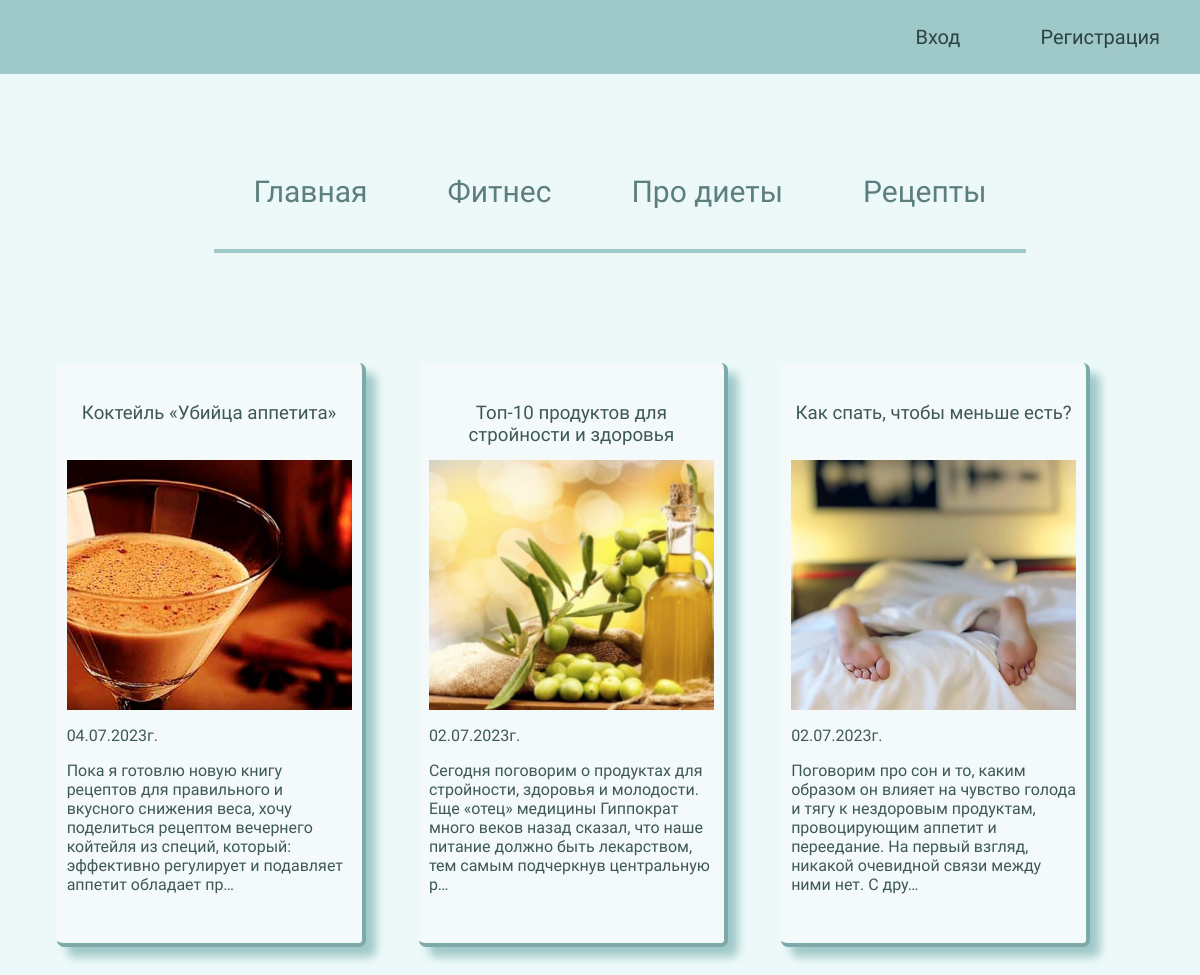
Before: / with the older database file.
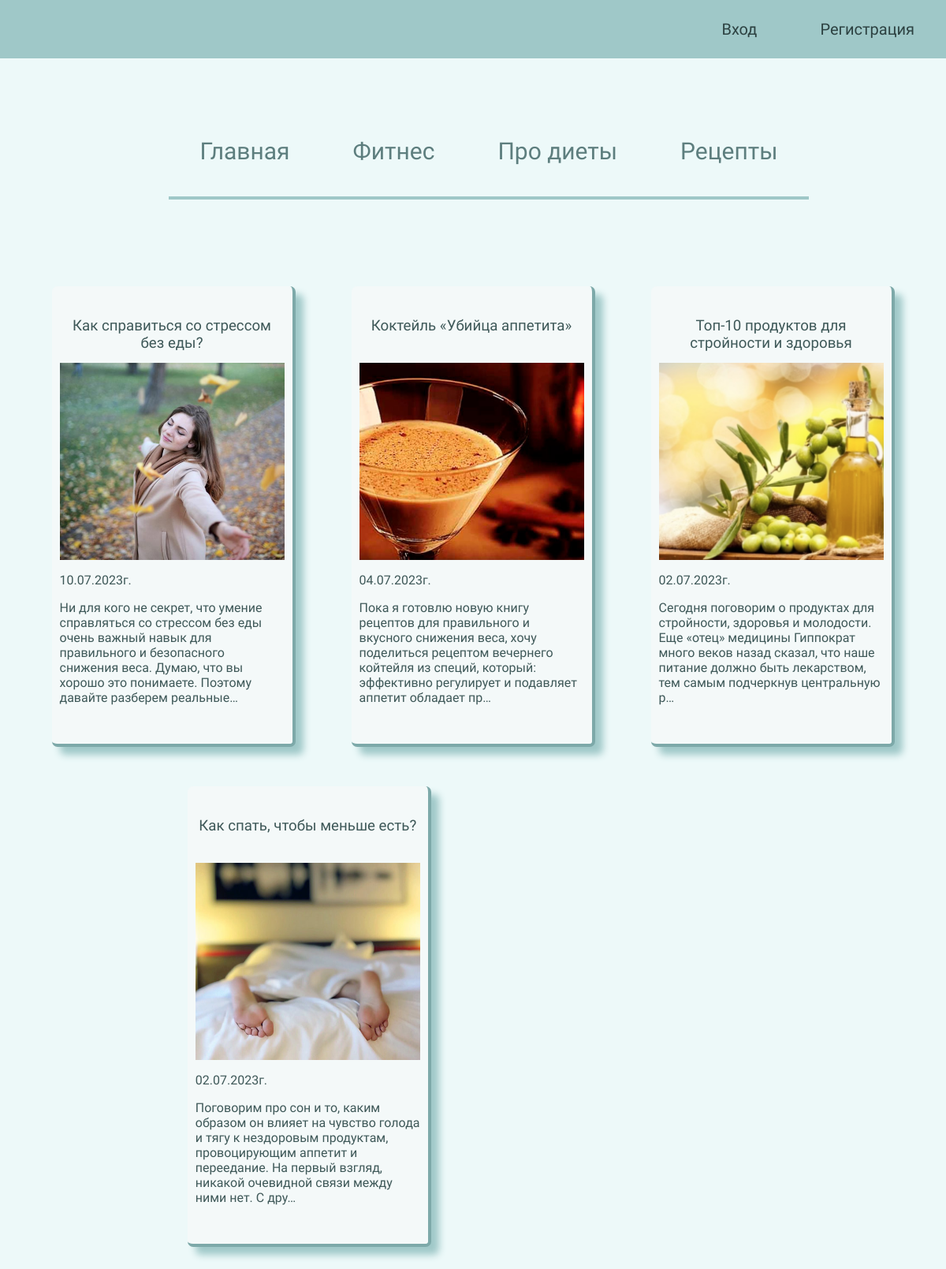
After: the same page with the newer database file.
### food/models.py (models this page shows, shortened)
class Articles(models.Model):
    title = models.CharField(max_length=200)
    topics = models.ManyToManyField(Topic, blank=True)
    image = models.ImageField(upload_to='media/articles/', default='default.jpg')
    description = models.TextField()
    date = models.DateTimeField(auto_now_add=True)

### food/views.py (the view)
# urls.py: path('', views.index, name='index'),
def index(request):
    articles = Articles.objects.order_by("-date")
    context = {
        'articles': articles,
    }
    return render(request, 'food/index.html', context)

### food/templates/food/index.html (shortened to what this page needs)
{% extends 'food/base.html' %}
{% load static %}
{% block content %}
<div class="container">
{% for article in articles %}
    <div class="article"><a href="{% url 'detail' article.id %}" target="_blank">
        <h3>{{ article.title }}</h3>
        <div><img src="{{ article.image.url }}" alt=""></div>
        <p>{{ article.date | date:'d.m.Y' }}г.</p>
        <p>{{ article.description | truncatechars:200}}</p>
    </a>
    </div>
{% endfor %}
</div>
{% endblock %}

### food/templates/food/base.html (shortened to what this page needs)
<!DOCTYPE html>
{% load static %}
<html lang="en">
<head>
    <link rel="stylesheet" href="{% static 'css/style.css' %}">
</head>
<body>
{% block menu %}
<div class="but">
    {% if user.is_authenticated %}
    <p>Пользователь: {{ user.username|capfirst }}</p>
    <form action="{% url 'logoutuser' %}" method="post">
        {% csrf_token %}
        <button class="btn">Выйти</button>
    </form>
    {% else %}
    <p class="edit"><a href="{% url 'authorisation' %}">Вход</a></p>
    <p class="edit"><a href="{% url 'registration' %}">Регистрация</a></p>
    {% endif %}
</div>
<ul class="menu">
  <li><a href="{% url 'index' %}">Главная</a></li>
  <li><a href="{% url 'fitness' %}">Фитнес</a></li>
  <li><a href="{% url 'diets' %}">Про диеты</a></li>
  <li><a href="{% url 'recipes' %}">Рецепты</a></li>
</ul>
{% endblock %}
{% block content %}
{% endblock %}
</body>
</html>

### food/static/css/style.css (style rules this page uses)
body { padding: 0; margin: 0; font-family: 'Oswald', sans-serif; background-color: #edf9f9; }
.menu { display: flex; margin: 60px; font-size: 30px; flex-wrap: wrap; justify-content: center; box-sizing: border-box; }
.menu a { color:#5d7e7e; }
.menu li { padding: 40px; list-style: none; border-bottom: solid #9fc8c8 4px; }
a { text-decoration: none; }
.container { display: flex; margin: 30px; justify-content: space-around; flex-wrap: wrap; }
.article { margin-top: 50px; width: 25%; border: solid #7da9a9; border-width: 0 4px 4px 0; box-shadow: 10px 10px 10px #9fc8c8; background-color: #f4f9f9; border-radius: 7px; color:aliceblue; padding: 20px 10px 60px 10px; height: 500px; overflow: hidden; }
.article img { display: block; text-align: center; width: 100%; height: 250px; object-fit: cover; margin-bottom: 10px; }
.article p { color: #3e5858; max-height: 70px; font-weight: 400; }
.article h3 { color: #3e5858; height: 40px; text-align: center; font-weight: 500; }
.but { background-color: #9fc8c8; display: flex; justify-content: end; align-items: baseline; }
.edit { text-align: center; padding: 10px; margin: 15px 30px; }
.edit a { color: #2d4242; font-weight: 400; font-size: 20px; }

Changed rows visible on the page:
added Articles: title "Как справиться со стрессом без еды?", image (picture), date "10.07.2023", description "Ни для кого не секрет, что умение справляться со стрессом без еды очень важный навык для правильного и безопасного снижения веса. Думаю, что вы хорошо это понимаете. Поэтому давайте разберем реальные…"
